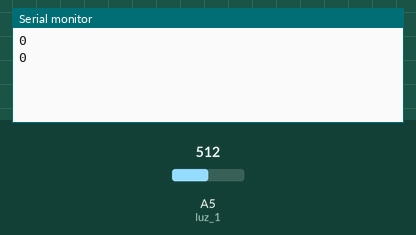
This sketch was run on a simulated Arduino Uno, built with avr-gcc and run on an emulated ATmega328P. Parts: the last lines printed to the serial monitor. The inputs (shaded band) are chosen by the test bench; at power-on: A5 (luz_1) = 512.

Above: at 1.8 s.
1.9 s: A5 (luz_1) set to 122
At 2.8 s:
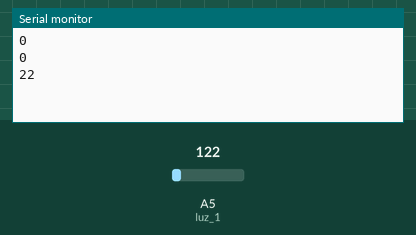
3.4 s: A5 (luz_1) set to 90
At 4.8 s:
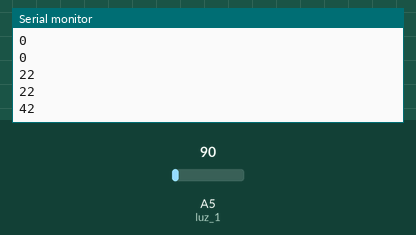
Timing chart, 0 to 6.4 s (numbered marks = the images above; inputs shaded):
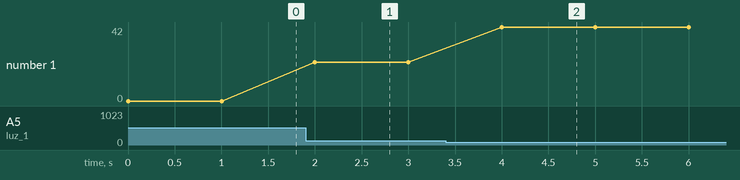

The sketch:

intensidad_luz.ino
```cpp
#include <SoftwareSerial.h>

#define rxPin 1
#define txPin 2

int luz_1 = A5;
int lectura_luz;
int turbiedad;


SoftwareSerial BTSerial (rxPin, txPin);

void setup() {
  Serial.begin(9600);
  BTSerial.begin(9600);
}

void loop() {

lectura_luz = analogRead(luz_1);
turbiedad=map(lectura_luz,0,155,100,0);

if(turbiedad<0){
  turbiedad=0;
}
if(turbiedad>100){
  turbiedad=100;
}


Serial.println(turbiedad);
delay(1000);
}
```

Measured:
- after the input at 1.9 s, the serial monitor: prints a new line after 0.10 s (image 1)
- after the input at 3.4 s, the serial monitor: prints a new line after 0.60 s (image 2)
- plotted number 1: 0 → 22 after the input at 1.9 s, 22 → 42 after the input at 3.4 s
